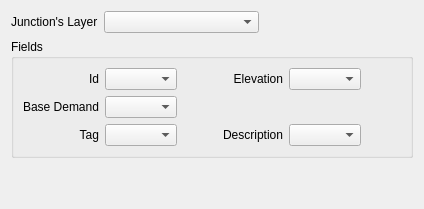
           <widget class="QWidget" name="tabJunctions">
            <attribute name="title">
             <string>Junctions</string>
            </attribute>
            <layout class="QGridLayout" name="gridLayout_23">
             <item row="0" column="0">
              <layout class="QGridLayout" name="gridLayout_21">
               <item row="0" column="0">
                <layout class="QHBoxLayout" name="horizontalLayout_36">
                 <item>
                  <widget class="QLabel" name="label_63">
                   <property name="text">
                    <string>Junction's Layer</string>
                   </property>
                  </widget>
                 </item>
                 <item>
                  <widget class="QComboBox" name="cbJunctionLayer">
                   <property name="sizePolicy">
                    <sizepolicy hsizetype="Expanding" vsizetype="Fixed">
                     <horstretch>0</horstretch>
                     <verstretch>0</verstretch>
                    </sizepolicy>
                   </property>
                  </widget>
                 </item>
                 <item>
                  <spacer name="horizontalSpacer_32">
                   <property name="orientation">
                    <enum>Qt::Horizontal</enum>
                   </property>
                   <property name="sizeHint" stdset="0">
                    <size>
                     <width>40</width>
                     <height>20</height>
                    </size>
                   </property>
                  </spacer>
                 </item>
                </layout>
               </item>
               <item row="1" column="0">
                <widget class="QGroupBox" name="gbJunctions">
                 <property name="sizePolicy">
                  <sizepolicy hsizetype="Expanding" vsizetype="Fixed">
                   <horstretch>0</horstretch>
                   <verstretch>0</verstretch>
                  </sizepolicy>
                 </property>
                 <property name="title">
                  <string>Fields</string>
                 </property>
                 <layout class="QGridLayout" name="gridLayout_22">
                  <item row="0" column="1">
                   <layout class="QGridLayout" name="gridLayout_30">
                    <item row="0" column="0">
                     <widget class="QLabel" name="label_64">
                      <property name="minimumSize">
                       <size>
                        <width>70</width>
                        <height>0</height>
                       </size>
                      </property>
                      <property name="text">
                       <string>Id</string>
                      </property>
                      <property name="alignment">
                       <set>Qt::AlignRight|Qt::AlignTrailing|Qt::AlignVCenter</set>
                      </property>
                     </widget>
                    </item>
                    <item row="2" column="3">
                     <widget class="QComboBox" name="cbJunction_Descr">
                      <property name="sizePolicy">
                       <sizepolicy hsizetype="Expanding" vsizetype="Fixed">
                        <horstretch>0</horstretch>
                        <verstretch>0</verstretch>
                       </sizepolicy>
                      </property>
                     </widget>
                    </item>
                    <item row="0" column="4">
                     <spacer name="horizontalSpacer_33">
                      <property name="orientation">
                       <enum>Qt::Horizontal</enum>
                      </property>
                      <property name="sizeHint" stdset="0">
                       <size>
                        <width>40</width>
                        <height>20</height>
                       </size>
                      </property>
                     </spacer>
                    </item>
                    <item row="1" column="0">
                     <widget class="QLabel" name="label_66">
                      <property name="minimumSize">
                       <size>
                        <width>70</width>
                        <height>0</height>
                       </size>
                      </property>
                      <property name="text">
                       <string>Base Demand</string>
                      </property>
                      <property name="alignment">
                       <set>Qt::AlignRight|Qt::AlignTrailing|Qt::AlignVCenter</set>
                      </property>
                     </widget>
                    </item>
                    <item row="2" column="0">
                     <widget class="QLabel" name="label_76">
                      <property name="minimumSize">
                       <size>
                        <width>70</width>
                        <height>0</height>
                       </size>
                      </property>
                      <property name="text">
                       <string>Tag</string>
                      </property>
                      <property name="alignment">
                       <set>Qt::AlignRight|Qt::AlignTrailing|Qt::AlignVCenter</set>
                      </property>
                     </widget>
                    </item>
                    <item row="2" column="1">
                     <widget class="QComboBox" name="cbJunction_Tag">
                      <property name="sizePolicy">
                       <sizepolicy hsizetype="Expanding" vsizetype="Fixed">
                        <horstretch>0</horstretch>
                        <verstretch>0</verstretch>
                       </sizepolicy>
                      </property>
                     </widget>
                    </item>
                    <item row="2" column="2">
                     <widget class="QLabel" name="label_77">
                      <property name="minimumSize">
                       <size>
                        <width>100</width>
                        <height>0</height>
                       </size>
                      </property>
                      <property name="text">
                       <string>Description</string>
                      </property>
                      <property name="alignment">
                       <set>Qt::AlignRight|Qt::AlignTrailing|Qt::AlignVCenter</set>
                      </property>
                     </widget>
                    </item>
                    <item row="0" column="1">
                     <widget class="QComboBox" name="cbJunction_Id">
                      <property name="sizePolicy">
                       <sizepolicy hsizetype="Expanding" vsizetype="Fixed">
                        <horstretch>0</horstretch>
                        <verstretch>0</verstretch>
                       </sizepolicy>
                      </property>
                     </widget>
                    </item>
                    <item row="1" column="4">
                     <spacer name="horizontalSpacer_34">
                      <property name="orientation">
                       <enum>Qt::Horizontal</enum>
                      </property>
                      <property name="sizeHint" stdset="0">
                       <size>
                        <width>40</width>
                        <height>20</height>
                       </size>
                      </property>
                     </spacer>
                    </item>
                    <item row="0" column="3">
                     <widget class="QComboBox" name="cbJunction_Elevation">
                      <property name="sizePolicy">
                       <sizepolicy hsizetype="Expanding" vsizetype="Fixed">
                        <horstretch>0</horstretch>
                        <verstretch>0</verstretch>
                       </sizepolicy>
                      </property>
                     </widget>
                    </item>
                    <item row="2" column="4">
                     <spacer name="horizontalSpacer_39">
                      <property name="orientation">
                       <enum>Qt::Horizontal</enum>
                      </property>
                      <property name="sizeHint" stdset="0">
                       <size>
                        <width>40</width>
                        <height>20</height>
                       </size>
                      </property>
                     </spacer>
                    </item>
                    <item row="0" column="2">
                     <widget class="QLabel" name="label_65">
                      <property name="minimumSize">
                       <size>
                        <width>100</width>
                        <height>0</height>
                       </size>
                      </property>
                      <property name="text">
                       <string>Elevation</string>
                      </property>
                      <property name="alignment">
                       <set>Qt::AlignRight|Qt::AlignTrailing|Qt::AlignVCenter</set>
                      </property>
                     </widget>
                    </item>
                    <item row="1" column="1">
                     <widget class="QComboBox" name="cbJunction_BaseDem">
                      <property name="sizePolicy">
                       <sizepolicy hsizetype="Expanding" vsizetype="Fixed">
                        <horstretch>0</horstretch>
                        <verstretch>0</verstretch>
                       </sizepolicy>
                      </property>
                     </widget>
                    </item>
                   </layout>
                  </item>
                 </layout>
                </widget>
               </item>
               <item row="2" column="0">
                <spacer name="verticalSpacer_7">
                 <property name="orientation">
                  <enum>Qt::Vertical</enum>
                 </property>
                 <property name="sizeHint" stdset="0">
                  <size>
                   <width>20</width>
                   <height>40</height>
                  </size>
                 </property>
                </spacer>
               </item>
              </layout>
             </item>
            </layout>
           </widget>
